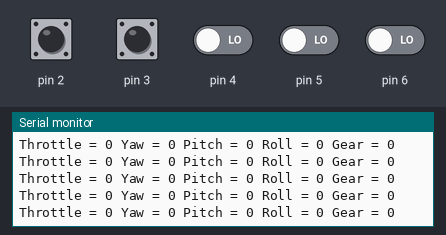
The sketch below on a simulated Arduino Uno, built with avr-gcc and run on an emulated ATmega328P. Parts: the last lines printed to the serial monitor. The inputs (shaded band) are chosen by the test bench; at power-on: pin 2–6 LOW.

Above: at 1.2 s.
1.3 s: pin 2 pulsed HIGH 2 times (0.12 s each, 0.3 s apart)
At 1.58 s:
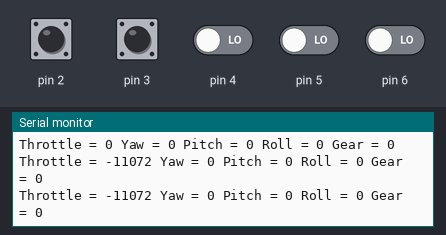
4.9 s: pin 3 pulsed HIGH 2 times (0.12 s each, 0.3 s apart)
At 5.13 s:
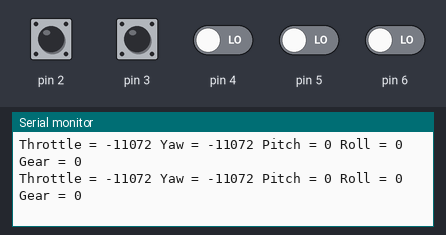

Measured:
- after the input at 1.3 s, the serial monitor: prints a new line after 0.22 s (image 1)
- after the input at 4.9 s, the serial monitor: prints a new line after 0.16 s (image 2)

The sketch:

Read_Receiver_Spektrum_6.ino
```cpp
//Declaring Variables
byte last_channel_throttle, last_channel_yaw, last_channel_pitch, last_channel_roll, last_channel_gear;
int receiver_input_channel_throttle, receiver_input_channel_yaw, receiver_input_channel_pitch, receiver_input_channel_roll, receiver_input_channel_gear;
unsigned long timer_channel_throttle, timer_channel_yaw, timer_channel_pitch, timer_channel_roll, timer_channel_gear;
unsigned long timer_throttle, timer_yaw, timer_pitch, timer_roll, timer_gear, current_time, zero_timer;

//Setup routine
void setup(){
  //B means binary and DDRD is a certain hex address on the arduino. |= means set this hex address to this binary
  //state of ones. Wherever there is a one the state is changed wherever there is a 0 the state is unchanged.
  //DDRD =  B00000001; //Set to that exact state
  //DDRD |= B00000001; //Only change that last bit to a 1
  //DDRD &= B11111110; //Only change that last bit to a 0
  //This line isn't needed because I just use the Servo.h library.
  //DDRD |=   B11110000;                                 //Configure digital port 4, 5, 6 and 7 as output
  //1111 means make 4,5,6,7 to output while 3,2,1,0 are left alone
  //DDRB |= B00010000;                                 //Configure digital poort 12 as output
  //Port 12 is for the LED so you don't need this
  //So this leaves 8-15 alone and sets 12 to high or output mode

  //PORTD is pins 0-7 while PORTB is pins 8-15.

  //Arduino Uno pins default to inputs, so they don't need to be explicitly declared as inputs

  //Allows the arduino to run in interrupt mode so if pins - 8-11 change an interrupt secquence ISR will run
  //PCICR |= (1 << PCIE0);                             // set PCIE0 to enable PCMSK0 scan
  //PCMSK0 |= (1 << PCINT0);                           // set PCINT0 (digital input 8) to trigger an interrupt on state change
  //PCMSK0 |= (1 << PCINT1);                           // set PCINT1 (digital input 9)to trigger an interrupt on state change
  //PCMSK0 |= (1 << PCINT2);                           // set PCINT2 (digital input 10)to trigger an interrupt on state change
  //PCMSK0 |= (1 << PCINT3);                           // set PCINT3 (digital input 11)to trigger an interrupt on state change

  //PCIE2 is pins 0-7. Although the spektrum is a 6-channel receiver
  //we really only need 5 channels to get the thing going right.
  //So we just need pins 3,4,5,6,7
  PCICR |= (1 << PCIE2);
  //PCMSK2 |= (1 << PCINT17); //Pin 1 - DOESN'T WORK. Probably because of TX/RX
  PCMSK2 |= (1 << PCINT18); //Pin 2 - Throttle
  PCMSK2 |= (1 << PCINT19); //Pin 3 - Yaw
  PCMSK2 |= (1 << PCINT20); //Pin 4 - Pitch
  PCMSK2 |= (1 << PCINT21); //Pin 5 - Roll
  PCMSK2 |= (1 << PCINT22); //Pin 6 - Gear
  //PCMSK2 |= (1 << PCINT23); //Pin 7 - ??
  zero_timer = micros();   //Set the zero_timer for the first loop.

  receiver_input_channel_throttle = 0;
  receiver_input_channel_yaw = 0;
  receiver_input_channel_roll = 0;
  receiver_input_channel_pitch = 0;
  receiver_input_channel_gear = 0;

  Serial.begin(9600);
}

//Main program loop
void loop(){
  delay(10);

  Serial.print("Throttle = ");
  Serial.print(receiver_input_channel_throttle);
  Serial.print(" ");

  Serial.print("Yaw = ");
  Serial.print(receiver_input_channel_yaw);
  Serial.print(" ");

  Serial.print("Pitch = ");
  Serial.print(receiver_input_channel_pitch);
  Serial.print(" ");

  Serial.print("Roll = ");
  Serial.print(receiver_input_channel_roll);
  Serial.print(" ");

  Serial.print("Gear = ");
  Serial.print(receiver_input_channel_gear);
  Serial.print(" ");

  Serial.print("\n");
}

//This routine is called every time input 8, 9, 10 or 11 changed state - remember that 8-11 is the receiver input channel
//this routine grabs when the receiver goes high and when it goes low. The different between the two times is the pulse length
//which gives the PWM signal length to output to PORTD. PINB is the current state of PORTB which is pins 8-15.
//ISR(PCINT0_vect){ //This is for pins 8-15
ISR(PCINT2_vect) { //this is for pins 0-7
  current_time = micros();
  //Channel throttle=========================================
  //if(PINB & B00000001){                                        //Is input 8 high?
  //if (PIND & B00001000) {                                      //Is input 3 high?
  if (PIND & B00000100) {                                      //Is input 2 high?
    if(last_channel_throttle == 0){                                   //Input changed from 0 to 1
      last_channel_throttle = 1;                                      //Remember current input state
      timer_throttle = current_time;                                  //Set timer_throttle to current_time
    }
  }
  else if(last_channel_throttle == 1){                                //Input is not high and changed from 1 to 0
    last_channel_throttle = 0;                                        //Remember current input state
    receiver_input_channel_throttle = current_time - timer_throttle;         //Channel throttle is current_time - timer_throttle
    //which is essentially the length of the pulse
  }

  if (PIND & B00001000) {
    if (last_channel_yaw == 0) {
      last_channel_yaw = 1;
      timer_yaw = current_time;
    }
  }
  else if (last_channel_yaw == 1) {
    last_channel_yaw = 0;
    receiver_input_channel_yaw = current_time - timer_yaw;
  }

  if (PIND & B00010000) {
    if (last_channel_pitch == 0) {
      last_channel_pitch = 1;
      timer_pitch = current_time;
    }
  }
  else if (last_channel_pitch == 1) {
    last_channel_pitch = 0;
    receiver_input_channel_pitch = current_time - timer_pitch;
  }

  if (PIND & B00100000) {
    if (last_channel_roll == 0) {
      last_channel_roll = 1;
      timer_roll = current_time;
    }
  }
  else if (last_channel_roll == 1) {
    last_channel_roll = 0;
    receiver_input_channel_roll = current_time - timer_roll;
  }

  if (PIND & B01000000) {
    if (last_channel_gear == 0) {
      last_channel_gear = 1;
      timer_gear = current_time;
    }
  }
  else if (last_channel_gear == 1) {
    last_channel_gear = 0;
    receiver_input_channel_gear = current_time - timer_gear;
  }

}
```
